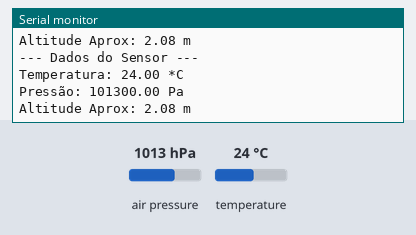
A sketch run on a simulated Arduino Uno, built with avr-gcc and run on an emulated ATmega328P. Shown: the last lines printed to the serial monitor. The inputs (shaded band) are chosen by the test bench; at power-on: air pressure 1013 hPa, temperature 24 °C.

Above: at 3.2 s.
3.3 s: air pressure set to 952 hPa
At 4.6 s:
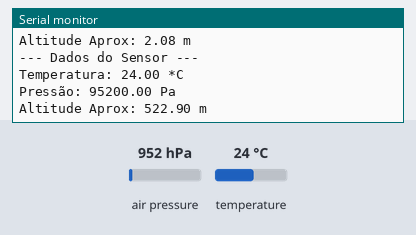
4.8 s: temperature set to 12 °C
At 5.8 s:
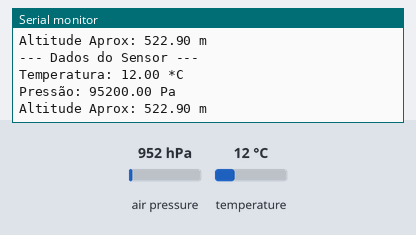
6.3 s: air pressure set to 975 hPa
At 7.9 s:
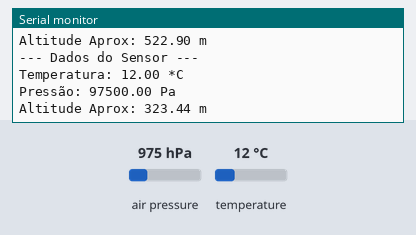
Timing chart, 0 to 9.4 s (numbered marks = the images above; inputs shaded):
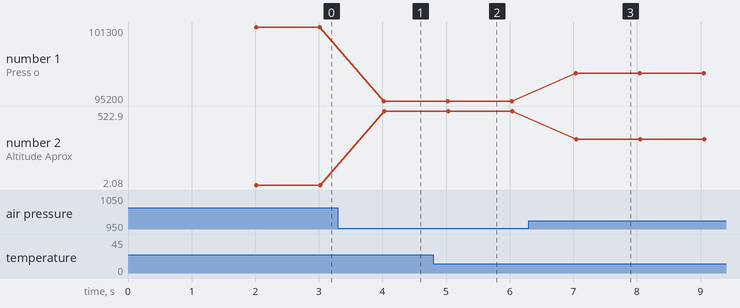

Measured:
- after the input at 3.3 s, the serial monitor: prints a new line after 0.72 s (image 1)
- after the input at 4.8 s, the serial monitor: prints a new line after 0.23 s (image 2)
- after the input at 6.3 s, the serial monitor: prints a new line after 0.74 s (image 3)
- plotted number 1: 101300 → 95200 after the input at 3.3 s, 95200 → 97500 after the input at 6.3 s
- plotted number 2: 2.08 → 522.9 after the input at 3.3 s, 522.9 → 323.44 after the input at 6.3 s

The sketch:

BMP_test.ino
```cpp
#include <Wire.h>
#include <Adafruit_Sensor.h>
#include <Adafruit_BMP280.h>

// Instanciação do objeto do sensor para comunicação I2C
Adafruit_BMP280 bmp;

void setup() {
  // Inicia a comunicação com a consola do computador a 115200 baud
  Serial.begin(115200);

  // Pequeno atraso para garantir que a consola abre a tempo de ler a primeira mensagem
  delay(2000);
  Serial.println(F("A iniciar o teste do Barómetro BMP280 (Telemetria do Foguete)..."));

  // Inicializa o sensor. O endereço 0x76 é o mais comum para estes módulos roxos HW-611.
  // Se por acaso der erro, podes experimentar trocar para 0x77.
  if (!bmp.begin(0x76)) {
    Serial.println(F("Erro CRÍTICO: Não foi possível encontrar o BMP280."));
    Serial.println(F("Verifica as ligações: VCC->3V3, GND->GND, SDA->D21, SCL->D22"));
    while (1) delay(10); // Fica preso num ciclo infinito se houver falha de hardware
  }

  Serial.println(F("BMP280 inicializado com sucesso!"));

  // Configuração recomendada da Adafruit para leitura de dados estáveis no ar
  bmp.setSampling(Adafruit_BMP280::MODE_NORMAL,     /* Modo de operação contínuo */
                  Adafruit_BMP280::SAMPLING_X2,     /* Oversampling de temperatura */
                  Adafruit_BMP280::SAMPLING_X16,    /* Oversampling de pressão (melhora precisão da altitude) */
                  Adafruit_BMP280::FILTER_X16,      /* Filtragem de pequenas perturbações/ruído */
                  Adafruit_BMP280::STANDBY_MS_500); /* Tempo de espera entre leituras internas */
}

void loop() {
  Serial.println(F("--- Dados do Sensor ---"));

  // 1. Ler e imprimir a Temperatura
  Serial.print(F("Temperatura: "));
  Serial.print(bmp.readTemperature());
  Serial.println(F(" *C"));

  // 2. Ler e imprimir a Pressão Absoluta
  Serial.print(F("Pressão: "));
  Serial.print(bmp.readPressure());
  Serial.println(F(" Pa"));

  // 3. Ler e imprimir a Altitude
  // O valor 1013.25 é a pressão atmosférica média ao nível do mar.
  Serial.print(F("Altitude Aprox: "));
  Serial.print(bmp.readAltitude(1013.25));
  Serial.println(F(" m"));

  Serial.println(); // Linha em branco para facilitar a leitura

  // Atraso de 1 segundo (1000 milissegundos) para não inundar o ecrã com texto
  delay(1000);
}
```
